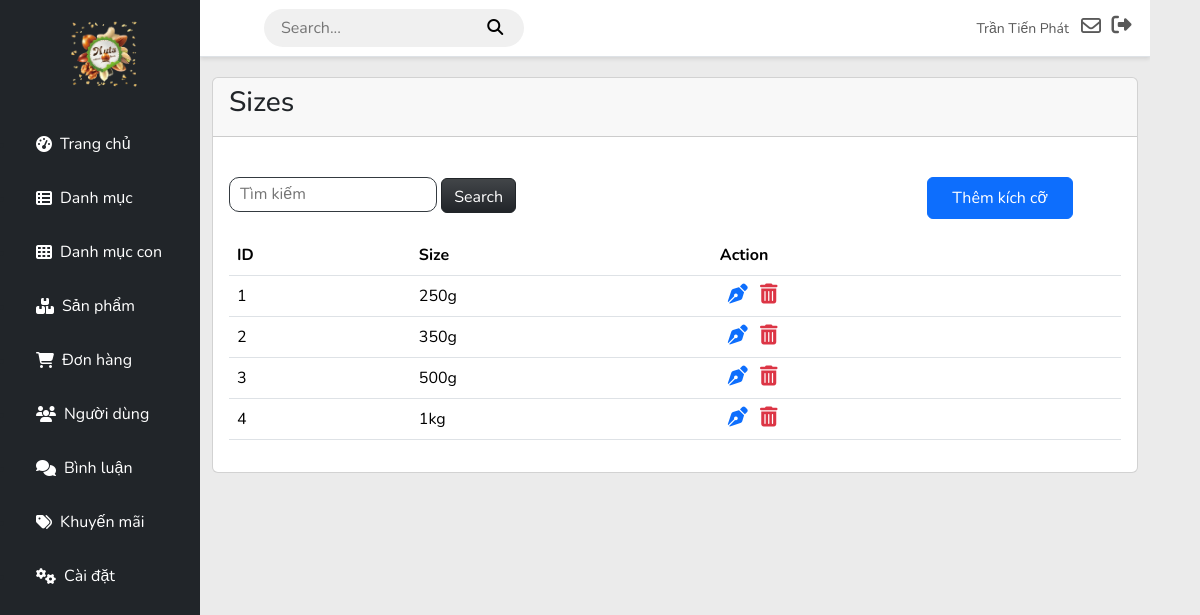
Page /admin/products/sizes/list.php (signed in) on the committed database.
### tables this page shows
CREATE TABLE `users` (
  `username` varchar(250) NOT NULL,
  `phone` varchar(10) NOT NULL,
  `email` varchar(250) NOT NULL,
  `role` varchar(250) NOT NULL,
  `status` varchar(250) NOT NULL,
  `image` varchar(250) NOT NULL DEFAULT 'default.jpg',
  `password` varchar(250) NOT NULL,
  `idUser` int(11) NOT NULL,
  `name` varchar(250) NOT NULL,
  `token` int(11) NOT NULL,
  `otpCreated` int(11) NOT NULL,
  `otp` int(11) NOT NULL
);

CREATE TABLE `sizes` (
  `nameSize` varchar(250) NOT NULL,
  `idSize` int(11) NOT NULL
);

### client/DBUntil.php (called while the page is built, shortened)
<?php
include "Database.php";
class DBUntil
{
    private $connection = null;
    function __construct()
    {
        $db = new Database(HOST, USERNAME, PASSWORD, DB_NAME);
        $this->connection = $db->getConnection();
    }
    public function select($sql, $params = [])
    {
        $stmt = $this->connection->prepare($sql);
        $stmt->execute($params);
        $stmt->setFetchMode(PDO::FETCH_ASSOC);
        return $stmt->fetchAll();
    }
}

### client/Database.php (called while the page is built, shortened)
<?php
class Database
{
    private $host;
    private $username;
    private $password;
    private $dbname;
    public function __construct($host, $username, $password, $dbname)
    {
        $this->host = $host;
        $this->username = $username;
        $this->password = $password;
        $this->dbname = $dbname;
    }
    public function getConnection()
    {
        try {
            $url = "mysql:host=" . $this->host . ";dbname=" . $this->dbname;
            $this->connection = new PDO($url, $this->username, $this->password);
            $this->connection->setAttribute(PDO::ATTR_ERRMODE, PDO::ERRMODE_EXCEPTION);
            return $this->connection;
        } catch (\Exception $e) {
            echo "Error: " . $e->getMessage();
            return null;
        }
    }
}

### admin/products/sizes/list.php (the view, shortened to what this page needs)
<?php
include "../../../client/DBUntil.php";
$dbHelper = new DBUntil();
$idUser = $_SESSION['idUser'];
$users = $dbHelper->select("SELECT * FROM users WHERE idUser = ?", array($idUser));
$name = $users[0]['name'];
$searchTerm = isset($_GET['search']) ? trim($_GET['search']) : "";
$listSize = [];
if (!empty($searchTerm)) {
    $listSize = $dbHelper->select("SELECT * FROM sizes
        WHERE nameSize LIKE ? ",
        array('%' . $searchTerm . '%'));
} else {
    $listSize = $dbHelper->select("SELECT * FROM sizes");
}
?>
<!DOCTYPE html>
<html lang="en">
<?php include "../../includes/head.php" ?>
<link rel="stylesheet" href="../../css/style.css">
<body>
    <div id="wrapper">
        <div id="sidebar-wrapper" class="bg-dark px-3">
        <ul class="sidebar-nav mt-3 mb-5">
                <li class="sidebar-brand d-flex align-items-center px-5">
                    <div class="logo_sidebar">
                        <a href="../../index.php">
                        <img src="../../../client/images/logo_du_an_1 2.png" width="80" alt="logo">
                        </a>
                    </div>
                </li>
                <li class="sidebar-nav-item mt-4">
                    <a href="../../index.php" class="text-white text-decoration-none d-flex align-items-center">
                        <i class="fas fa-tachometer-alt me-2"></i> Trang chủ
                    </a>
                </li>
                <li class="sidebar-nav-item">
                    <a href="../../categories/list.php"
                        class="text-white text-decoration-none d-flex align-items-center">
                        <i class="fas fa-th-list me-2"></i> Danh mục
                    </a>
                </li>
                <li class="sidebar-nav-item">
                    <a href="../../sub_categories/list.php"
                        class="text-white text-decoration-none d-flex align-items-center">
                        <i class="fas fa-th me-2"></i> Danh mục con
                    </a>
                </li>
                <li class="sidebar-nav-item">
                    <a href="../../products/list.php" class="text-white text-decoration-none d-flex align-items-center">
                        <i class="fas fa-boxes me-2"></i> Sản phẩm
                    </a>
                </li>
                <li class="sidebar-nav-item">
                    <a href="../../orders/list.php" class="text-white text-decoration-none d-flex align-items-center">
                        <i class="fas fa-shopping-cart me-2"></i> Đơn hàng
                    </a>
                </li>
                <li class="sidebar-nav-item">
                    <a href="../../users/list.php" class="text-white text-decoration-none d-flex align-items-center">
                        <i class="fas fa-users me-2"></i> Người dùng
                    </a>
                </li>
                <li class="sidebar-nav-item">
                    <a href="../../comments/list.php" class="text-white text-decoration-none d-flex align-items-center">
                        <i class="fas fa-comments me-2"></i> Bình luận
                    </a>
                </li>
                <li class="sidebar-nav-item">
                    <a href="../../coupons/list.php" class="text-white text-decoration-none d-flex align-items-center">
                        <i class="fas fa-tags me-2"></i> Khuyến mãi
                    </a>
                </li>
                <li class="sidebar-nav-item">
                    <a href="../../settings.php" class="text-white text-decoration-none d-flex align-items-center">
                        <i class="fas fa-cogs me-2"></i> Cài đặt
                    </a>
                </li>
            </ul>
        </div>
        <div id="content">
            <nav class="navbar">
                <div class="search-nav mx-5">
                    <form action>
                        <input type="search" name="search" id="search" placeholder="Search...">
                        <button>
                            <i class="fa-solid fa-search"></i>
                        </button>
                    </form>
                </div>
                <ul class="navbar-nav ml-auto">
                    <li class="nav-item  no-arrow d-flex align-items-center mr-3">
                        <a class="nav-link" href="#" id="user" aria-haspopup="true" aria-expanded="false">
                            <span class="mr-2 d-none d-lg-inline text-gray-600 small "><?php echo $name ?></span>
                            <i class="fa-regular fa-envelope text-gray-400 fs-5 mr-2 mx-2"></i>
                        </a>
                        <div class="logout">
                            <a class="nav-link" href="../../../client/index.php" data-toggle="modal"
                                data-target="#logoutModal">
                                <i class="fas fa-sign-out-alt fa-sm fa-fw fs-5 mr-2 text-gray-400"></i>
                            </a>
                        </div>
                    </li>
                </ul>
            </nav>
            <div class="container-fluid">
                <div class="row">
                    <div class="col-md-12">
                        <div class="card">
                            <div class="card-header">
                                <h3 class="card-title">Sizes</h3>
                            </div>
                            <div class="card-body">
                                <div class="d-flex justify-content-between mt-4">
                                    <div class="search-items">
                                        <form method="GET">
                                            <input class="input-search mb-3" type="search" name="search" id="search"
                                                placeholder="Tìm kiếm" style="height: 35px;">
                                            <button type="submit" class="btn btn-dark bg-gradient text-white"
                                                style="height: 35px">Search</button>
                                        </form>
                                    </div>
                                    <div class="add-category">
                                        <a href="./add.php" class="btn btn-primary px-4 mb-3 mx-5 py-2">Thêm kích cỡ</a>
                                    </div>
                                </div>
                                <table class="table">
                                    <thead>
                                        <tr>
                                            <th>ID</th>
                                            <th>Size</th>
                                            <th>Action</th>
                                        </tr>
                                    </thead>
                                    <tbody>
                                        <?php foreach ($listSize as $size) { ?>
                                        <tr class="align-middle">
                                            <td><?php echo $size['idSize']?></td>
                                            <td><?php echo $size['nameSize']?></td>
                                            <td class="action_dad">
                                                <div class="action">
                                                    <a href="update.php?id=<?php echo $size['idSize']; ?>"
                                                        class="update_product text-decoration-none fw-bold mx-2">
                                                        <i class="fs-5 fa-solid fa-pen-nib"></i></a>
                                                    <a href="javascript:void(0);"
                                                        class="remove_categories fw-bold text-danger text-decoration-none"
                                                        onclick="confirmDelete('<?php echo $size['idSize'] ?>')"><i class="fs-5 fa-solid fa-trash-can"></i></a>
                                                </div>
                                            </td>
                                        </tr>
                                        <?php }?>
                                    </tbody>
                                </table>
                            </div>
                        </div>
                    </div>
                </div>
            </div>
        </div>
    </div>
</body>
</html>

### admin/css/style.css (style rules this page uses)
body { font-family: 'Nunito', sans-serif; background-color: #ebebeb; margin: 0; padding: 0; }
#wrapper { display: flex; width: 100%; align-items: stretch; }
#sidebar-wrapper { width: 200px; background-color: #343a40; position: fixed; height: 100vh; overflow-y: auto; }
.navbar { background-color: #ffffff !important; box-shadow: 0 2px 4px rgba(0, 0, 0, 0.1); border-bottom: 1px solid #dee2e6; padding: 0.5rem 1rem; width: 100%; }
.sidebar-nav { padding: 0; }
.sidebar-nav-item { padding: 15px 20px; }
.sidebar-nav-item a { display: block; color: #adb5bd; font-size: 16px; text-decoration: none; transition: color 0.3s, background-color 0.3s; }
#content { margin-left: 200px; width: calc(100% - 250px); overflow-y: auto; }
.container-fluid { padding-top: 20px; }
.search-nav input { background-color: transparent; border: none; }
.search-nav button { background-color: transparent; border: none; }
.search-nav { padding: 6px 15px; background-color: #F0F0F0; border-radius: 20px; }
.search-items form input[type="search"] { background-color: transparent; border-radius: 10px; border: 0.5px solid #343a40; padding-left: 10px; }

### rows in the picture
users: name "Trần Tiến Phát"
sizes: idSize "1", nameSize "250g"
sizes: idSize "2", nameSize "350g"
sizes: idSize "3", nameSize "500g"
sizes: idSize "4", nameSize "1kg"
